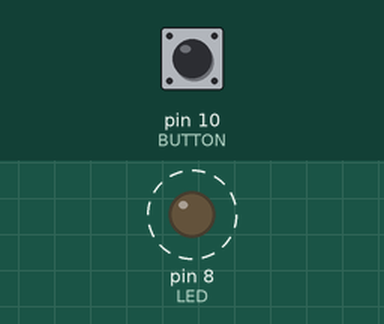
Recording of a program running on a simulated Raspberry Pi (header pin numbers). On the bench: output pins drawn as LEDs (lit = HIGH). Dashed ring = blinking. Inputs (shaded band) come from the test bench; at power-on: pin 10 (BUTTON) LOW.

Above: at 0.2 s.
Timing chart, 0 to 3.0 s (numbered marks = the images above):
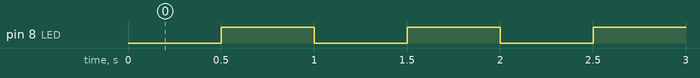

The program:

blink_upgraded.py
```python
"""This is a Raspberry Pi script to blink a led connected to pin 8 and stay constantly on when the button pressed"""

# import the necesary library to access the gpio pins
from RPi import GPIO
from time import sleep

LED = 8 # where the  led will be connecte to
BUTTON = 10 # whre the push button will be connected

GPIO.setmode(GPIO.BOARD)

GPIO.setup(LED, GPIO.OUT)
GPIO.setup(BUTTON, GPIO.IN)

while True:
	if GPIO.input(BUTTON):
		"""If the button is pressed,an high value will be read"""
		GPIO.output(LED, GPIO.HIGH)
		sleep(1)
	else:
		GPIO.output(LED, GPIO.LOW)
		sleep(.5)
		GPIO.output(LED, GPIO.HIGH)
		sleep(.5)
```

Measured:
- by itself, pin 8 (LED): alternates HIGH for 0.50 s and LOW for 0.50 s
